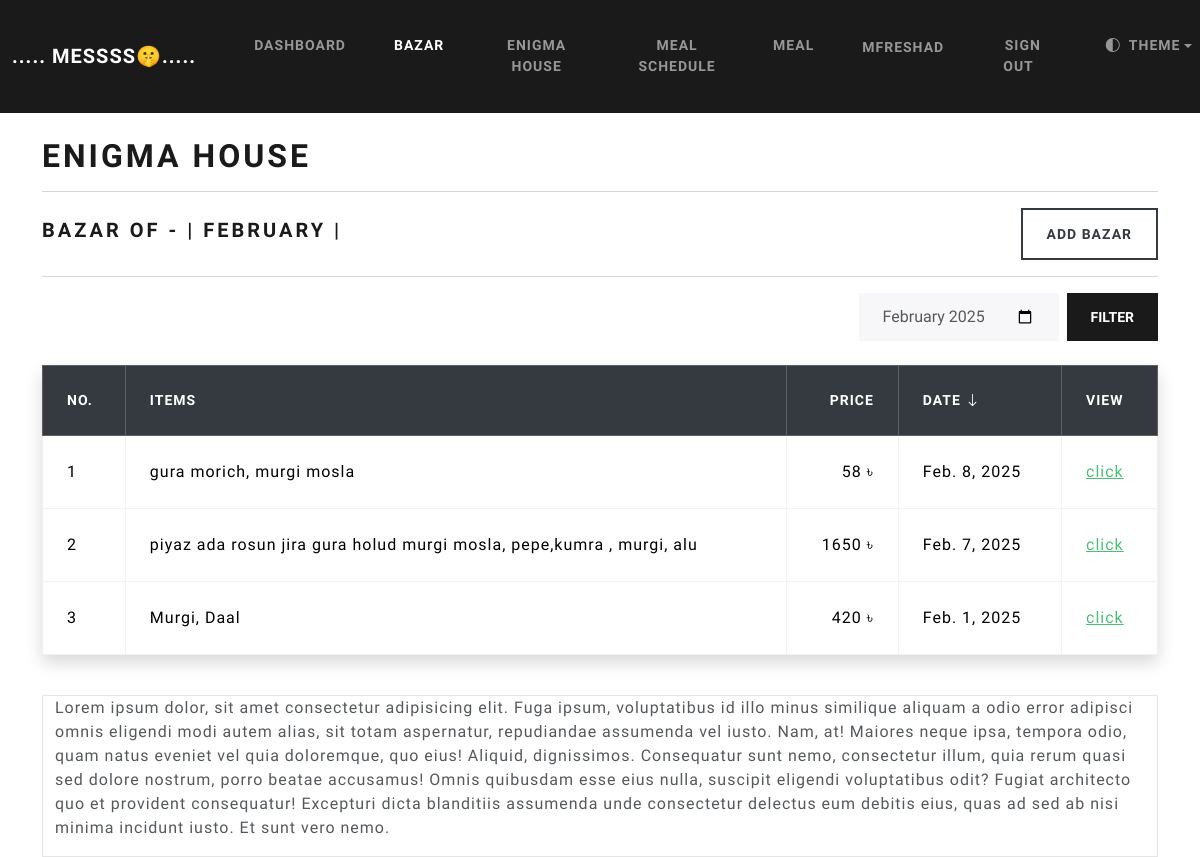
/bazar-list (signed in), run on the app's committed database.
### webapp/models.py (models this page shows, shortened)
class User(AbstractBaseUser):
    first_name = models.CharField(max_length=50)
    last_name = models.CharField(max_length=50)
    username = models.CharField(max_length=50, unique=True)
    email = models.EmailField(max_length=100 , unique=True)
    phone = models.CharField(max_length=15, blank=True, unique=False, null=True)
    date_joined = models.DateTimeField(auto_now_add=True)
    last_login = models.DateTimeField(auto_now_add=True)
    created_login = models.DateTimeField(auto_now_add=True)
    modified_login = models.DateTimeField(auto_now_add=True)
    is_admin = models.BooleanField(default=False)
    is_staff = models.BooleanField(default=False)
    is_active = models.BooleanField(default=True)
    is_superadmin = models.BooleanField(default=False)
    in_mess = models.ForeignKey(
        Mess,
        on_delete=models.SET_NULL,
        null=True,
        blank=True,
        related_name='user'
    )
    USERNAME_FIELD = 'email'
    REQUIRED_FIELDS = ['username', 'first_name', 'last_name']
    objects = UserManager()
    def __str__(self):
        return self.username

class Mess(models.Model):
    name = models.CharField(max_length=100)
    mess_code = models.CharField(max_length=8, unique=True)
    lunch_update_time =  models.TimeField(default="08:00")
    meal_update_time =  models.TimeField(default="18:00")
    def __str__(self):
        return self.name

class Bazar(models.Model):
    KILOGRAM = 'kg'
    LITTER = 'L'
    UNIT_CHOICE = (
        (KILOGRAM, 'kg'),
        (LITTER, 'L')
    )
    date = models.DateField(auto_now_add=True)
    item_name = models.CharField(max_length=100)
    quantity = models.DecimalField(max_digits=5, decimal_places=2, blank=True, null=True)
    unit = models.CharField(choices=UNIT_CHOICE,max_length=5, blank=True, null=True)
    price = models.DecimalField(max_digits=8, decimal_places=2)
    mess = models.ForeignKey(
        Mess,
        on_delete=models.SET_NULL,
        null=True,  # if Mess is deleted it will be NuLL
        related_name='bazar'
    )
    done_by = models.ForeignKey(
        User,
        on_delete=models.SET_NULL,
        null=True,
        blank=True,
        related_name='bazar'
    )
    class Meta:
        ordering = ['-date']

### webapp/views.py (the view)
# urls.py: path('bazar-list', views.bazar_list, name="bazar-list"),
@login_required(login_url='my-login')
@never_cache
def bazar_list(request):
    member = request.user
    member_of_mess = member.in_mess
    if not member_of_mess:
        return redirect('join_mess')
    current_date = datetime.now()
    selected_month = request.GET.get('month', current_date.strftime('%Y-%m'))
    try:
        year, month = map(int, selected_month.split('-'))
    except ValueError:
        year, month = current_date.year, current_date.month
    all_records = Bazar.objects.filter(
        mess=member_of_mess,
        date__year=year,
        date__month=month
    )
    grouped_records = (
        Bazar.objects.filter(mess=member_of_mess, date__year=year, date__month=month)
        .values('date')  # Group by date
        .annotate(
            total_price=Sum('price'))  # Total price for each date
        .order_by('-date')
    )
    items_per_date = {}
    for bazar in Bazar.objects.filter(mess=member_of_mess, date__year=year, date__month=month):
        date_key = bazar.date.strftime('%Y-%m-%d')
        if date_key not in items_per_date:
            items_per_date[date_key] = []
        items_per_date[date_key].append(bazar.item_name)
    for record in grouped_records:
        record['items'] = ', '.join(items_per_date.get(record['date'].strftime('%Y-%m-%d'), []))
    context = {
        'grouped_records': grouped_records,
        'selected_month': selected_month,  # Pass the selected month to the template
    }
    return render(request, 'webapp/bazar-list.html', context=context)

### webapp/templates/webapp/bazar-list.html (shortened to what this page needs)
{% extends "webapp/base.html" %}
{% load crispy_forms_tags %}
{% block content %}
    <h1> {{user.in_mess}} </h1>
    <hr>
    <div class="d-flex justify-content-between align-items-center flex-wrap">
        <span class="h4">Bazar of - <strong id="demo"></strong></span>
        {% if user.in_mess %}
            {% if  user.is_admin %}
                <a class="btn btn-outline-dark btn-md mt-2 mt-md-0" href="{% url 'add_bazar_list' user.in_mess %}">Add Bazar</a>
                {% endif %}
        {% endif %}
    </div>
    <hr>
    <form method="GET" class="d-flex align-items-center gap-2 flex-wrap justify-content-end">
        <input
            type="month"
            id="month"
            name="month"
            class="form-control"
            style="max-width: 200px"
            value="{{ selected_month }}">
        <button type="submit" class="btn btn-primary" style="white-space: nowrap;">Filter</button>
    </form>
    <br>
    <table class="table table-hover table-bordered shadow">
        <thead class="table-dark sticky-top mt-5">
          <th scope="col"> No. </th>
          <th scope="col"> Items </th>
          <th scope="col" class='text-end'> Price </th>
          <th scope="col"> Date <i class="bi bi-arrow-down"></i> </th>
          <th scope="col"> View </th>
        </thead>
        <tbody>
            {% if grouped_records %}
                {% for record in grouped_records %}
                    <tr>
                        <td>{{forloop.counter}}</td>
                        <td>{{record.items}}</td>
                        <td class='text-end'>{{record.total_price}} &#2547; </td>
                        <td>{{record.date}}</td>
                        <td><a class="text-success" href="{% url 'bazar-list-date' record.date %}"> click </a></td>
                    </tr>
                {% endfor %}
            {% else %}
            <tr>
                <td colspan="5" class="text-center">No records found for this month.</td>
            </tr
            {% endif %}
        </tbody>
      </table>
      <br>
     <div class="container bg-light bg-opacity-25">
        <p>Lorem ipsum dolor, sit amet consectetur adipisicing elit. Fuga ipsum, voluptatibus id illo minus similique aliquam a odio error adipisci omnis eligendi modi autem alias, sit totam aspernatur, repudiandae assumenda vel iusto. Nam, at! Maiores neque ipsa, tempora odio, quam natus eveniet vel quia doloremque, quo eius! Aliquid, dignissimos. Consequatur sunt nemo, consectetur illum, quia rerum quasi sed dolore nostrum, porro beatae accusamus! Omnis quibusdam esse eius nulla, suscipit eligendi voluptatibus odit? Fugiat architecto quo et provident consequatur! Excepturi dicta blanditiis assumenda unde consectetur delectus eum debitis eius, quas ad sed ab nisi minima incidunt iusto. Et sunt vero nemo.</p>
     </div>
{% endblock %}

### webapp/templates/webapp/navbar.html (shortened to what this page needs)
<nav class="navbar navbar-expand-lg navbar-dark bg-primary justify-content-center" data-bs-theme="dark">
      <a class="navbar-brand main-heading" href="{% url 'home' %}">
        &nbsp; ..... MeSsss🤫.....
      </a>
      <div class="collapse navbar-collapse text-center" id="navbarNavDropdown">
        <ul class="navbar-nav mr-auto">
          {% if user.is_authenticated %}
            {% if  user.in_mess %}
              <li class="nav-item">
                <a class="nav-link {% if request.path == '/dashboard' %}active{% endif %}" href='{% url "dashboard" %}'>Dashboard</a>
              </li>
              <li class="nav-item">
                <a class="nav-link {% if request.path == '/bazar-list' %}active{% endif %}" href='{% url "bazar-list" %}'>Bazar  </a>
              </li>
              <li class="nav-item">
                <a class="nav-link {% if request.path == '/my-mess' %}active{% endif %}" href='{% url "my-mess" %}'>{{user.in_mess}}  </a>
              </li>
              <li class="nav-item">
                <a class="nav-link {% if request.path == '/meal-schedule' %}active{% endif %}" href='{% url "meal_schedule" %}'> Meal Schedule  </a>
              </li>
              <li class="nav-item">
                <a class="nav-link {% if request.path == '/meal' %}active{% endif %}" href='{% url "meal_list" %}'> Meal</a>
              </li>
            {% else %}
              <li class="nav-item">
                <a class="nav-link {% if request.path == '/join-mess' or request.path == '/create-mess' %}active{% endif %}" href='{% url "join_mess" %}'>Join Mess &nbsp; <i class="fa fa-home" aria-hidden="true"></i> </a>
              </li>
            {% endif %}
            {% if  user.is_authenticated %}
            <li class="nav-item">
              <a class="nav-link btn btn-light " {%comment%}style="border-radius: 50%;"{%endcomment%} href="">{{user}} </a>
            </li>
          {% endif %}
            <li class="nav-item">
              <a class="nav-link " href='{% url "logout" %}'>Sign out &nbsp;  </a>
            </li>
          {% endif %}
          <li class="nav-item dropdown ms-auto me-auto" style='list-style-type: none;'>
            <a
              class="nav-link dropdown-toggle d-flex align-items-center"
              href="#"
              id="theme-menu"
              aria-expanded="false"
              data-bs-toggle="dropdown"
              aria-label="Toggle theme"
            >
              <i class="bi bi-circle-half"></i>
              <span class="ms-2">Theme</span>
            </a>
          </li>
        </ul>
      </div>
  </nav>

### static/css/style.css (style rules this page uses)
body { overflow-x: hidden; }
form { max-width: 100%; }

### data on the page
User: in_mess "ENIGMA HOUSE", username "MFRESHAD"
Bazar: items "gura morich, murgi mosla", total_price "58", date "Feb. 8, 2025"

### other printed values
{{ record.items }} "piyaz ada rosun jira gura holud murgi mosla, pepe,kumra , murgi, alu" "Murgi, Daal"
{{ record.total_price }} "1650" "420"
{{ record.date }} "Feb. 7, 2025" "Feb. 1, 2025"
